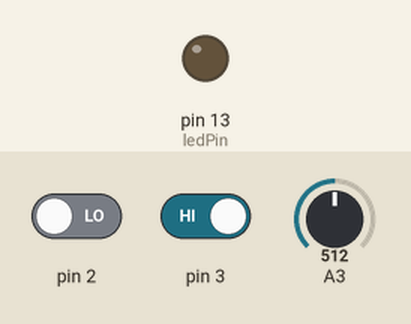
Bench run of a sketch on a simulated Arduino Uno, built with avr-gcc and run on an emulated ATmega328P. Shown: output pins drawn as LEDs (lit = HIGH). Inputs (shaded band) come from the test bench; at power-on: pin 2 LOW, pin 3 HIGH, A3 = 512. What the sketch prints to the serial monitor is not drawn.

Above: at 1.2 s.
1.3 s: pin 2 driven HIGH
At 2.5 s:
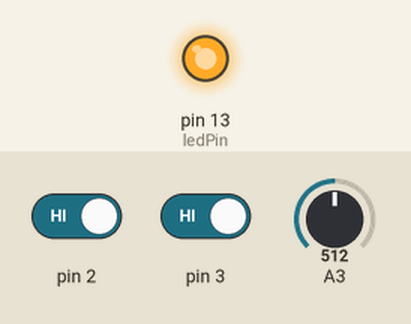
2.8 s: pin 3 driven LOW
At 3.5 s:
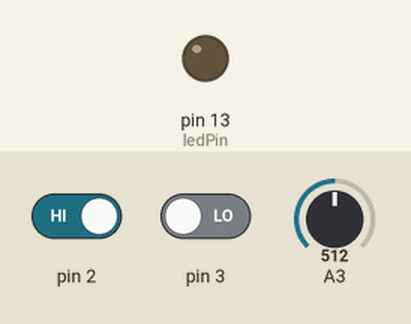
Timing chart, 0 to 5.8 s (numbered marks = the images above; inputs shaded):
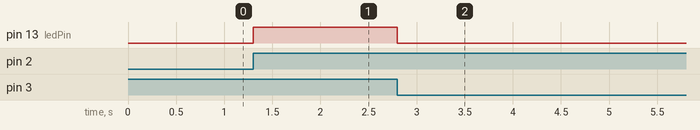

Measured:
- after the input at 1.3 s, pin 13 (ledPin): LOW → HIGH at once
- after the input at 2.8 s, pin 13 (ledPin): HIGH → LOW at once

The sketch:

capacitanceMeasurement.ino
```cpp
float R = 4700;
float C = 0;
volatile long tStart = 0;
volatile long tEnd = 0;
const int ledPin = 13;

long T = 0;

void setup(){
  Serial.begin(9600);
  attachInterrupt(0,startClock,RISING);
  attachInterrupt(1,stopClock,FALLING);
  pinMode(ledPin,OUTPUT);
}


void loop(){
  if(tEnd > 0){
    T = tEnd - tStart;
    C = (T*1000)/(1.1*R);
//    Serial.println(C);
    tStart = 0;
    tEnd = 0;
  }
  Serial.println(analogRead(A3)*5.0/1024);
}


void startClock(){
  tStart = millis();
  digitalWrite(ledPin,HIGH);
}

void stopClock(){
  tEnd = millis();
  digitalWrite(ledPin,LOW);
}
```
